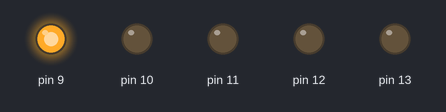
Bench run of a sketch on a simulated Arduino Uno, built with avr-gcc and run on an emulated ATmega328P. Parts: output pins drawn as LEDs (lit = HIGH).

Above: at 0.2 s.
At 1.2 s:
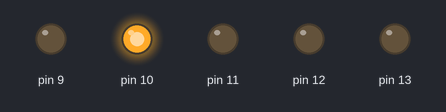
At 2.2 s:
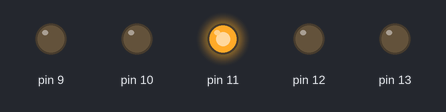
At 3.2 s:
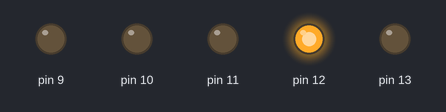
At 4.2 s:
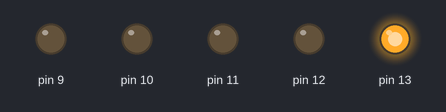
At 5.7 s:
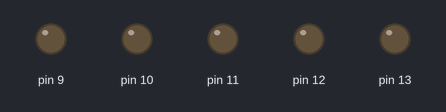
Timing chart, 0 to 6.5 s (numbered marks = the images above):
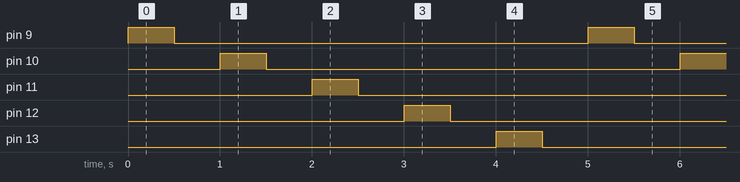

Measured:
- by itself, pin 9–13: alternates HIGH for 0.50 s and LOW for 4.5 s
- by itself, everything shown: repeats every 5.0 s, in 10 steps

The sketch:

sketch_jun24b.ino
```cpp
void setup() {
  // put your setup code here, to run once:
 for (int i=9;i<=13;i++)
 {
  pinMode(i,OUTPUT);
 }

}

void loop() {
  // put your main code here, to run repeatedly:
  for(int x=9;x<=13;x++)
  {
    digitalWrite(x,HIGH);
    delay(500);
    digitalWrite(x,LOW);
    delay(500);
  }

}
```
